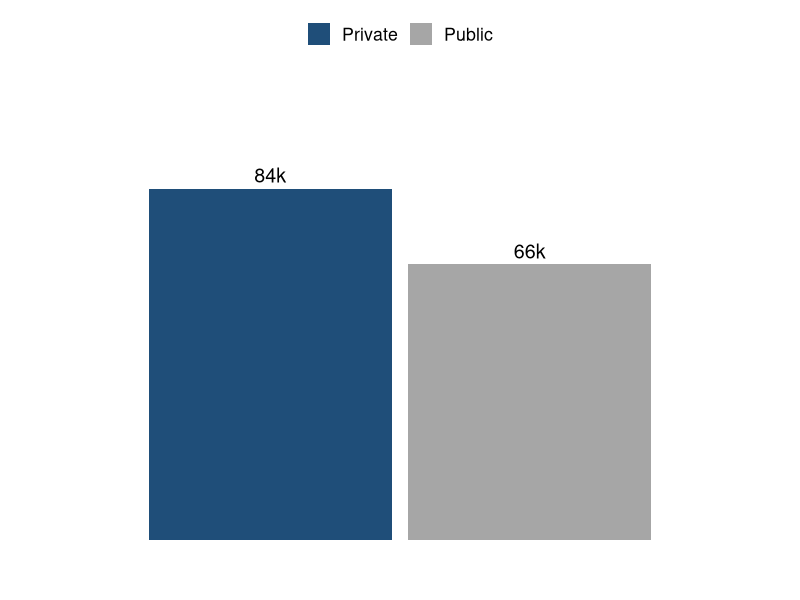
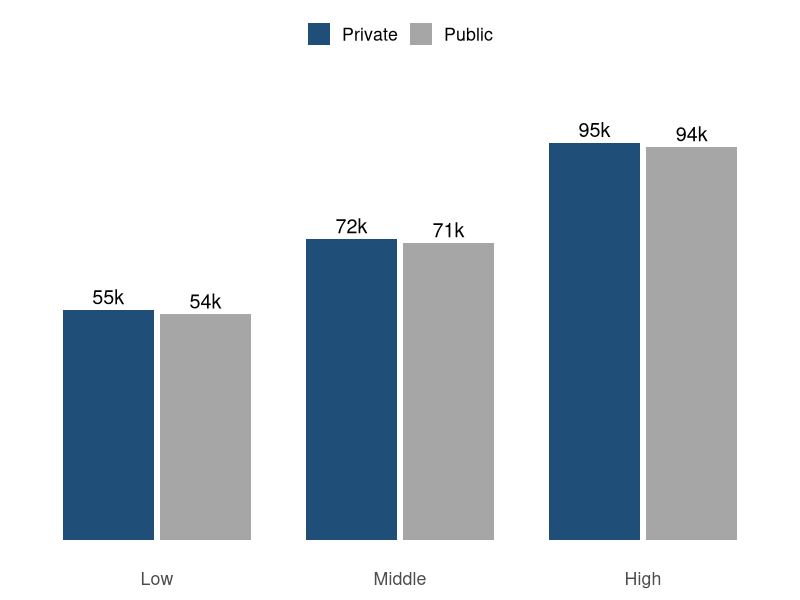

Source code (R) for these figures, in order:
## ---- chunk 1
#| include: false
library(ggplot2)

# Hypothetical earnings (1,000 USD) by test-score group, and who goes where
grp <- data.frame(
  score   = factor(rep(c("Low", "Middle", "High"), 2), levels = c("Low", "Middle", "High")),
  college = rep(c("Private", "Public"), each = 3),
  earn    = c(55, 72, 95, 54, 71, 94),
  share   = c(.10, .30, .60, .50, .35, .15)
)
all <- aggregate(cbind(earn = earn * share) ~ college, data = grp, FUN = sum)
cols <- c(Private = "#1f4e79", Public = "#a6a6a6")

bars <- function(d, x) {
  ggplot(d, aes({{ x }}, earn, fill = college)) +
    geom_col(position = position_dodge(width = 0.8), width = 0.75) +
    geom_text(aes(label = paste0(round(earn), "k")),
              position = position_dodge(width = 0.8), vjust = -0.4, size = 5) +
    scale_fill_manual(values = cols, name = NULL) +
    scale_y_continuous(limits = c(0, 105), breaks = NULL) +
    labs(x = NULL, y = NULL) +
    theme_minimal(base_size = 16) +
    theme(legend.position = "top", panel.grid = element_blank())
}
## ---- chunk 2
#| fig-width: 4
#| fig-height: 3.3
bars(transform(all, x = ""), x)
## ---- chunk 3
#| fig-width: 6.5
#| fig-height: 3.3
bars(grp, score)
